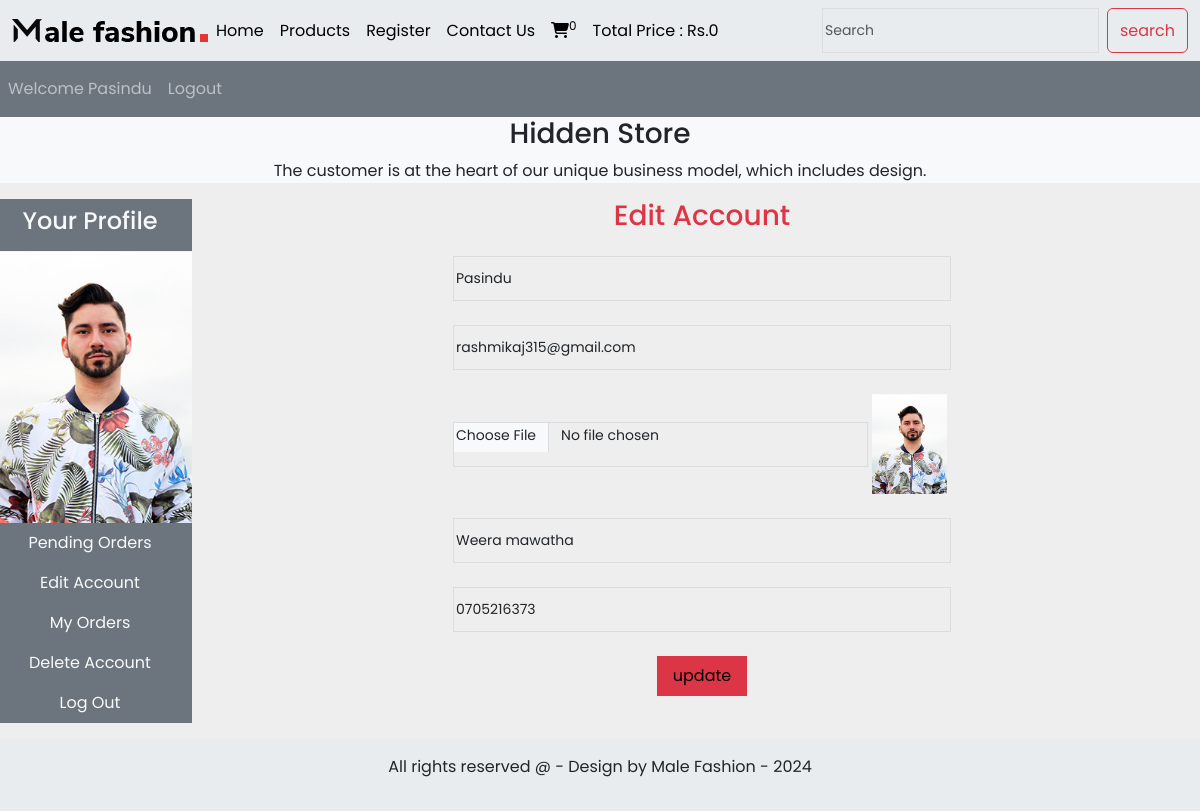
Page /profile.php?edit_account (signed in) on the committed database.
### tables this page shows
CREATE TABLE `user_table` (
  `user_id` int(11) NOT NULL,
  `username` varchar(255) NOT NULL,
  `user_email` varchar(100) NOT NULL,
  `user_password` varchar(255) NOT NULL,
  `user_image` varchar(255) NOT NULL,
  `user_ip` varchar(100) NOT NULL,
  `user_address` varchar(255) NOT NULL,
  `user_mobile` varchar(20) NOT NULL
);

### edit_account.php (the view, shortened to what this page needs)
<?php
if(isset($_GET['edit_account'])){
    $user_session_name=$_SESSION['username'];
    $select_query="Select * from `user_table` where username='$user_session_name'";
    $result_query=mysqli_query($con, $select_query);
    $row_fetch=mysqli_fetch_assoc($result_query);
    $username=$row_fetch['username'];
    $user_email=$row_fetch['user_email'];
    $user_address=$row_fetch['user_address'];
    $user_mobile=$row_fetch['user_mobile'];
}
?>
<!DOCTYPE html>
<html lang="en">
<head>
</head>
<body>
    <h3 class="text-danger mb-4">Edit Account</h3>
    <form action="" method="post" enctype="multipart/form-data">
        <div class="form-outline mb-4">
            <input type="text" class="form-control w-50 m-auto" value="<?php echo $username ?>" name="username">
        </div>
        <div class="form-outline mb-4">
            <input type="email" class="form-control w-50 m-auto" value="<?php echo $user_email ?>" name="user_email">
        </div>
        <div class="form-outline mb-4 d-flex w-50 m-auto">
            <input type="file" class="form-control m-auto" name="user_image">
            <img src="./user_images/<?php echo"$user_image" ?>" alt="" class="edit_image">
        </div>
        <div class="form-outline mb-4">
            <input type="text" class="form-control w-50 m-auto" value="<?php echo $user_address ?>" name="user_address">
        </div>
        <div class="form-outline mb-4">
            <input type="text" class="form-control w-50 m-auto" value="<?php echo $user_mobile ?>" name="user_mobile">
        </div>
        <input type="submit" value="update" class="bg-danger py-2 px-3 border-0" name="user_update">
    </form>
</body>
</html>

### profile.php (shortened to what this page needs)
<!DOCTYPE html>
<html lang="en">
<head>
    <link href="https://cdn.jsdelivr.net/npm/bootstrap@5.3.3/dist/css/bootstrap.min.css" rel="stylesheet">
    <link rel="stylesheet" href="https://cdnjs.cloudflare.com/ajax/libs/font-awesome/6.6.0/css/all.min.css" />
    <link rel="stylesheet" href="./style.css">
</head>
<body>
    <div class="container-fluid p-0">
    <nav class="navbar navbar-expand-lg bg-body-secondary">
  <div class="container-fluid">
    <img src="../images/logo.png" alt="" class="logo">
    <div class="collapse navbar-collapse" id="navbarSupportedContent">
      <ul class="navbar-nav me-auto mb-2 mb-lg-0">
        <li class="nav-item">
          <a class="nav-link active" aria-current="page" href="../index.php">Home</a>
        </li>
        <li class="nav-item">
          <a class="nav-link active" aria-current="page" href="../display_all.php">Products</a>
        </li>
        <li class="nav-item">
          <a class="nav-link active" aria-current="page" href="user_registration.php">Register</a>
        </li>
        <li class="nav-item">
          <a class="nav-link active" aria-current="page" href="#">Contact Us</a>
        </li>
        <li class="nav-item">
          <a class="nav-link active" aria-current="page" href="../cart.php"><i class="fa fa-shopping-cart" aria-hidden="true"></i><sup><?php cart_items()?></sup></a>
        </li>
        <li class="nav-item">
          <a class="nav-link active" aria-current="page" href="#">Total Price : Rs.<?php total_cart_price()?></a>
        </li>
      </ul>
      <form class="d-flex" role="search" action="../search_product.php" method="get">
        <input class="form-control me-2" type="search" placeholder="Search" aria-label="Search" name="search_data">
        <input type="submit" value="search" class="btn btn-outline-danger" name="search_product_data">
      </form>
    </div>
  </div>
</nav>
    <nav class="navbar navbar-expand-lg navbar-dark bg-secondary">
        <ul class="navbar-nav me-auto">
        <?php
        if(!isset($_SESSION['username'])){
              echo" <li class='nav-item'>
            <a class='nav-link' href='#'>Welcome Guest</a>
         </li>";
            }else{
              echo"<li class='nav-item'>
            <a class='nav-link' href='profile.php'>Welcome ".$_SESSION['username']."</a>
         </li>";
            }
            if(!isset($_SESSION['username'])){
              echo" <li class='nav-item'>
            <a class='nav-link' href='user_login.php'>Login</a>
         </li>";
            }else{
              echo"<li class='nav-item'>
            <a class='nav-link' href='logout.php'>Logout</a>
         </li>";
            }
          ?>
        </ul>
    </nav>
    </div>
    <div class="bg-light">
        <h3 class="text-center">Hidden Store</h3>
        <p class="text-center">The customer is at the heart of our unique business model, which includes design.</p>
    </div>
    <div class="row">
        <div class="col-md-2 p-0 mb-3">
            <ul class="navbar-nav bg-secondary text-center">
            <li class="nav-item">
          <a class="nav-link active  text-light" href="#"><h4>Your Profile</h4></a>
        </li>
            <?php
                $username=$_SESSION['username'];
                $user_image="Select * from `user_table` where username='$username'";
                $user_image=mysqli_query($con, $user_image);
                $row_image=mysqli_fetch_array($user_image);
                $user_image=$row_image['user_image'];
                echo"  <li class='nav-item bg-danger'>
          <img src='./user_images/$user_image' calss='profile_img my-4' style='width: 100%; height: 100%;' alt=''>
        </li>";
            ?>
        <li class="nav-item">
          <a class="nav-link active  text-light" href="profile.php">Pending Orders</a>
        </li>
        <li class="nav-item">
          <a class="nav-link active  text-light" href="profile.php?edit_account">Edit Account</a>
        </li>
        <li class="nav-item">
          <a class="nav-link active  text-light" href="profile.php?my_orders">My Orders</a>
        </li>
        <li class="nav-item">
          <a class="nav-link active  text-light" href="profile.php?delete_account">Delete Account</a>
        </li>
        <li class="nav-item">
          <a class="nav-link active  text-light" href="logout.php">Log Out</a>
        </li>
            </ul>
        </div>
        <div class="col-md-10 text-center">
            <?php get_user_order_details();
            if(isset($_GET['edit_account'])){
                include('edit_account.php');
            }
            ?>
        </div>
    </div>
 <div class="bg-body-secondary p-3 text-center">
<P>All rights reserved @ - Design by Male Fashion - 2024</P>
</div>
</body>
</html>

### style.css (style rules this page uses)
* { margin: 0; padding: 0; box-sizing: border-box; font-family: 'Poppins', sans-serif }
body { background: #eee }
.form-control { width: 100%; height: 45px; font-size: 14px; border: 1px solid #DADCE0; border-radius: 0; outline: none; padding: 2px; background: none; z-index: 1; box-shadow: none; }

### profile.php (style rules this page uses)
.edit_image { width: 100px; height: 100px; object-fit: contain; }

### rows in the picture
user_table: user_image (picture), username "Pasindu", user_email "rashmikaj315@gmail.com", user_address "Weera mawatha", user_mobile "0705216373"

### other values in the picture
$count_cart_items "0"
$total_price "0"
$_SESSION['username'] "Pasindu"
